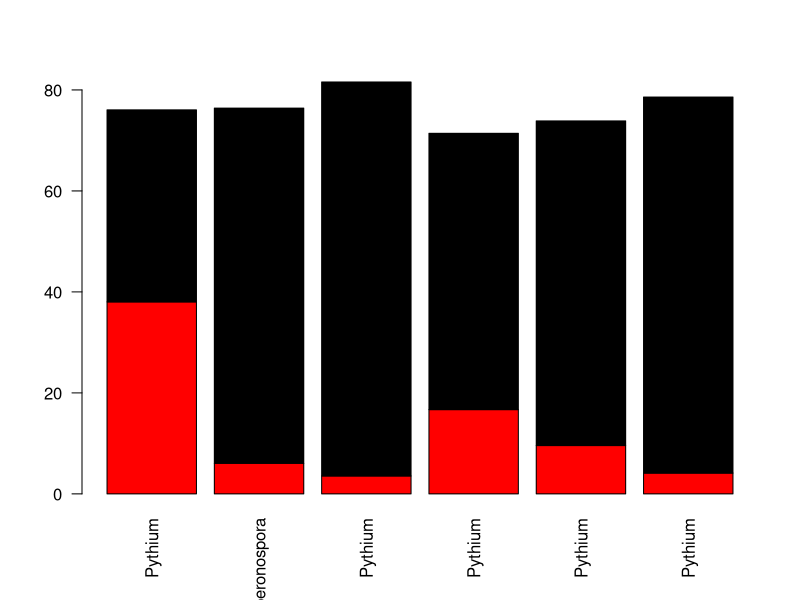

Write the R code that produced this figure.
test=read.table("dump.txt",header=F)
barplot(as.matrix(t(test[c(1,4,6,2,3,5),2:3])),names=test[c(1,4,6,2,3,5),1],las=2,col=c("red","black"))
dev.print(pdf,"edge_bar.pdf")
